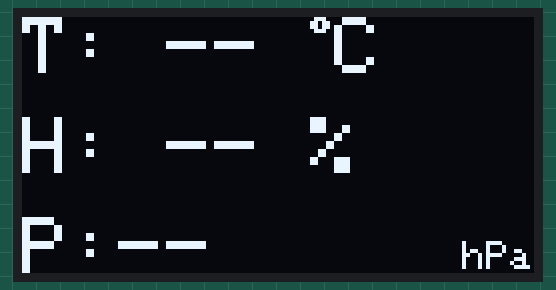
Simulated run of this sketch. Board: ESP32. Parts: 128×64 one-colour display. WiFi joins after 1.5 s; servers stay silent unless stated; what the sketch prints to the serial monitor is not drawn.

Above: at 5.7 s.

The sketch:

ESP_Connectivity.ino
```cpp
#include <WiFi.h>
#include <HTTPClient.h>

const char* ssid = "Cherry";
const char* password = "44448888";

//Your IP address or domain name with URL path
const char* serverNameTemp = "http://192.168.4.1/temperature";
const char* serverNameHumi = "http://192.168.4.1/humidity";
const char* serverNamePres = "http://192.168.4.1/pressure";

#include <Wire.h>
#include <Adafruit_GFX.h>
#include <Adafruit_SSD1306.h>

#define SCREEN_WIDTH 128 // OLED display width, in pixels
#define SCREEN_HEIGHT 64 // OLED display height, in pixels

// Declaration for an SSD1306 display connected to I2C (SDA, SCL pins)
#define OLED_RESET     4 // Reset pin # (or -1 if sharing Arduino reset pin)
Adafruit_SSD1306 display(SCREEN_WIDTH, SCREEN_HEIGHT, &Wire, OLED_RESET);

String temperature;
String humidity;
String pressure;

unsigned long previousMillis = 0;
const long interval = 5000;

void setup() {
  Serial.begin(115200);

  // Address 0x3C for 128x64, you might need to change this value (use an I2C scanner)
  if(!display.begin(SSD1306_SWITCHCAPVCC, 0x3C)) {
    Serial.println(F("SSD1306 allocation failed"));
    for(;;); // Don't proceed, loop forever
  }
  display.clearDisplay();
  display.setTextColor(WHITE);

  WiFi.begin(ssid, password);
  Serial.println("Connecting");
  while(WiFi.status() != WL_CONNECTED) {
    delay(500);
    Serial.print(".");
  }
  Serial.println("");
  Serial.print("Connected to WiFi network with IP Address: ");
  Serial.println(WiFi.localIP());
}

void loop() {
  unsigned long currentMillis = millis();

  if(currentMillis - previousMillis >= interval) {
     // Check WiFi connection status
    if(WiFi.status()== WL_CONNECTED ){
      temperature = httpGETRequest(serverNameTemp);
      humidity = httpGETRequest(serverNameHumi);
      pressure = httpGETRequest(serverNamePres);
      Serial.println("Temperature: " + temperature + " *C - Humidity: " + humidity + " % - Pressure: " + pressure + " hPa");

      display.clearDisplay();

      // display temperature
      display.setTextSize(2);
      display.setTextColor(WHITE);
      display.setCursor(0,0);
      display.print("T: ");
      display.print(temperature);
      display.print(" ");
      display.setTextSize(1);
      display.cp437(true);
      display.write(248);
      display.setTextSize(2);
      display.print("C");

      // display humidity
      display.setTextSize(2);
      display.setCursor(0, 25);
      display.print("H: ");
      display.print(humidity);
      display.print(" %");

      // display pressure
      display.setTextSize(2);
      display.setCursor(0, 50);
      display.print("P:");
      display.print(pressure);
      display.setTextSize(1);
      display.setCursor(110, 56);
      display.print("hPa");

      display.display();

      // save the last HTTP GET Request
      previousMillis = currentMillis;
    }
    else {
      Serial.println("WiFi Disconnected");
    }
  }
}

String httpGETRequest(const char* serverName) {
  WiFiClient client;
  HTTPClient http;

  // Your Domain name with URL path or IP address with path
  http.begin(client, serverName);

  // Send HTTP POST request
  int httpResponseCode = http.GET();

  String payload = "--";

  if (httpResponseCode>0) {
    Serial.print("HTTP Response code: ");
    Serial.println(httpResponseCode);
    payload = http.getString();
  }
  else {
    Serial.print("Error code: ");
    Serial.println(httpResponseCode);
  }
  // Free resources
  http.end();

  return payload;
}
```
